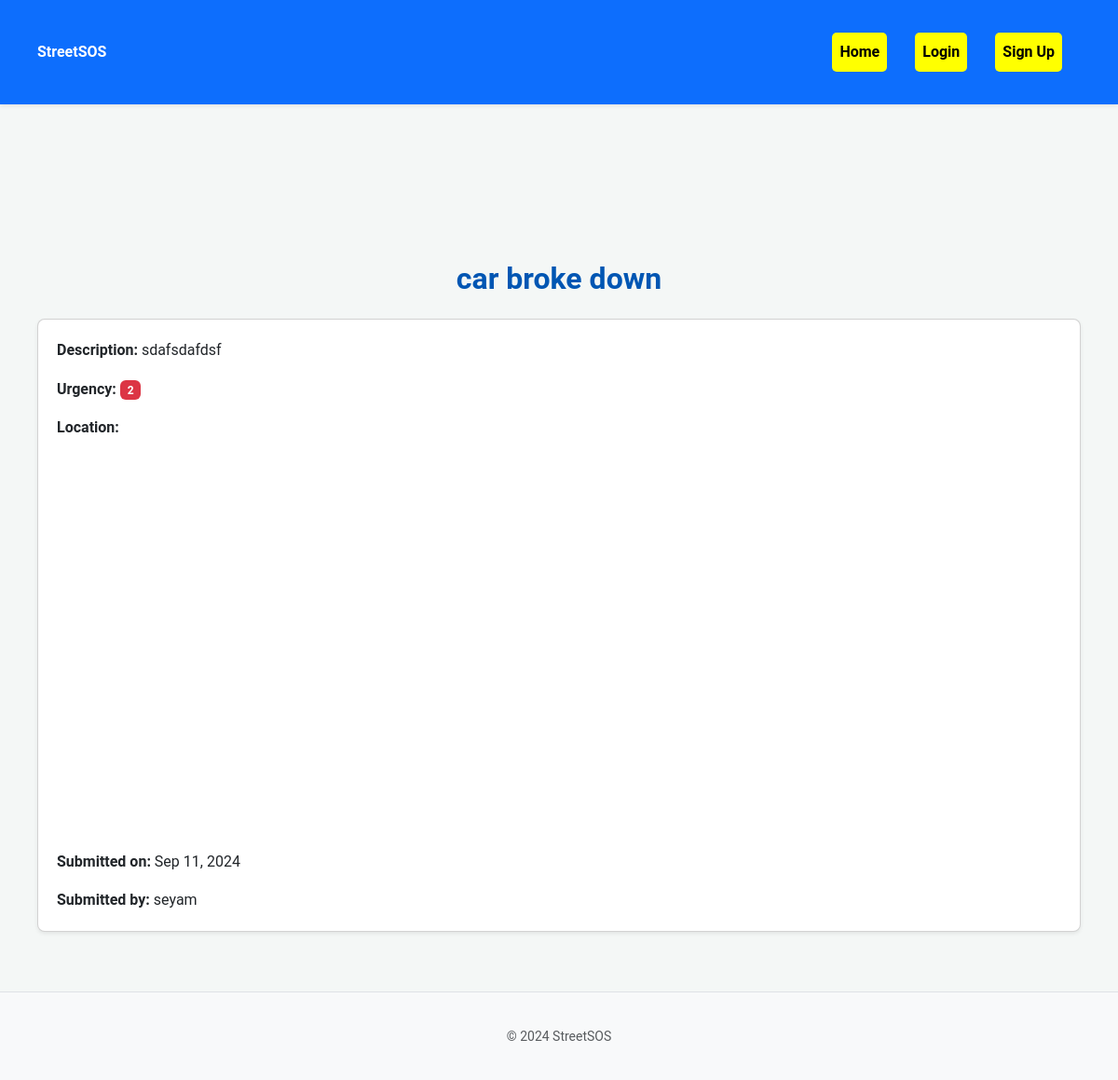
The app's page /grievance/5/ with its own data.
### grievance/models.py (models this page shows, shortened)
class Grievance(models.Model):
    user_profile = models.ForeignKey(UserProfile, on_delete=models.CASCADE, related_name='grievances')
    title = models.CharField(max_length=255)
    description = models.TextField()
    urgency = models.IntegerField(choices=[(i, str(i)) for i in range(1, 6)])  # Urgency from 1 to 5
    latitude = models.DecimalField(max_digits=40, decimal_places=20)
    longitude = models.DecimalField(max_digits=40, decimal_places=20)
    created_at = models.DateTimeField(auto_now_add=True)

### users/models.py (models this page shows, shortened)
class UserProfile(models.Model):
    user = models.OneToOneField(User, on_delete=models.CASCADE)
    bio = models.TextField(blank=True)
    profile_picture = models.ImageField(upload_to='profile_pictures/', blank=True, null=True)
    karma = models.IntegerField(default=0)  # Ensure this is correctly defined

### grievance/views.py (the view)
# urls.py: path('grievance/<int:pk>/', GrievanceDetailView.as_view(), name='grievance-detail'),
class GrievanceDetailView(DetailView):
    model = Grievance
    template_name = 'grievances/grievance_detail.html'
    context_object_name = 'grievance'

### grievance/context_processors.py (called while the page is built)
def google_maps_api_key(request):
    return {
        'GOOGLE_MAPS_API_KEY': settings.GOOGLE_MAPS_API_KEY
    }

### grievance/templates/grievances/grievance_detail.html (shortened to what this page needs)
{% extends 'base.html' %}
{% block content %}
<div class="container mt-5">
    <h2 class="mb-4 text-center">{{ grievance.title }}</h2>
    <div class="card mb-4 shadow-sm">
        <div class="card-body">
            <p class="card-text"><strong>Description:</strong> {{ grievance.description }}</p>
            <p class="card-text"><strong>Urgency:</strong> <span class="badge bg-danger">{{ grievance.urgency }}</span></p>
            <p class="card-text"><strong>Location:</strong></p>
            <div id="map" style="height: 400px;" class="rounded mb-4"></div>
            <p class="card-text"><strong>Submitted on:</strong> {{ grievance.created_at|date:"M d, Y" }}</p>
            <p class="card-text"><strong>Submitted by:</strong> {{ grievance.user_profile.user.username }}</p>
        </div>
    </div>
</div>
{% endblock %}

### static/css/style.css (style rules this page uses)
body { font-family: 'Roboto', sans-serif; background-color: #f4f7f6; color: #333; margin: 0; padding: 0; line-height: 1.6; transition: background-color 0.5s ease-in-out; }
.container { max-width: 1200px; margin: 0 auto; padding: 20px; }
h1, h2, h3, h4, h5, h6 { font-weight: 600; color: #0056b3; }
.card { background-color: #fff; border-radius: 8px; box-shadow: 0 4px 10px rgba(0, 0, 0, 0.1); margin-bottom: 20px; transform: translateY(0); transition: box-shadow 0.3s ease-in-out, transform 0.3s ease-in-out; }
.card-body { padding: 20px; }

### records on screen
Grievance: title "car broke down", description "sdafsdafdsf", urgency "2", created_at "Sep 11, 2024", user_profile.user.username "seyam"
